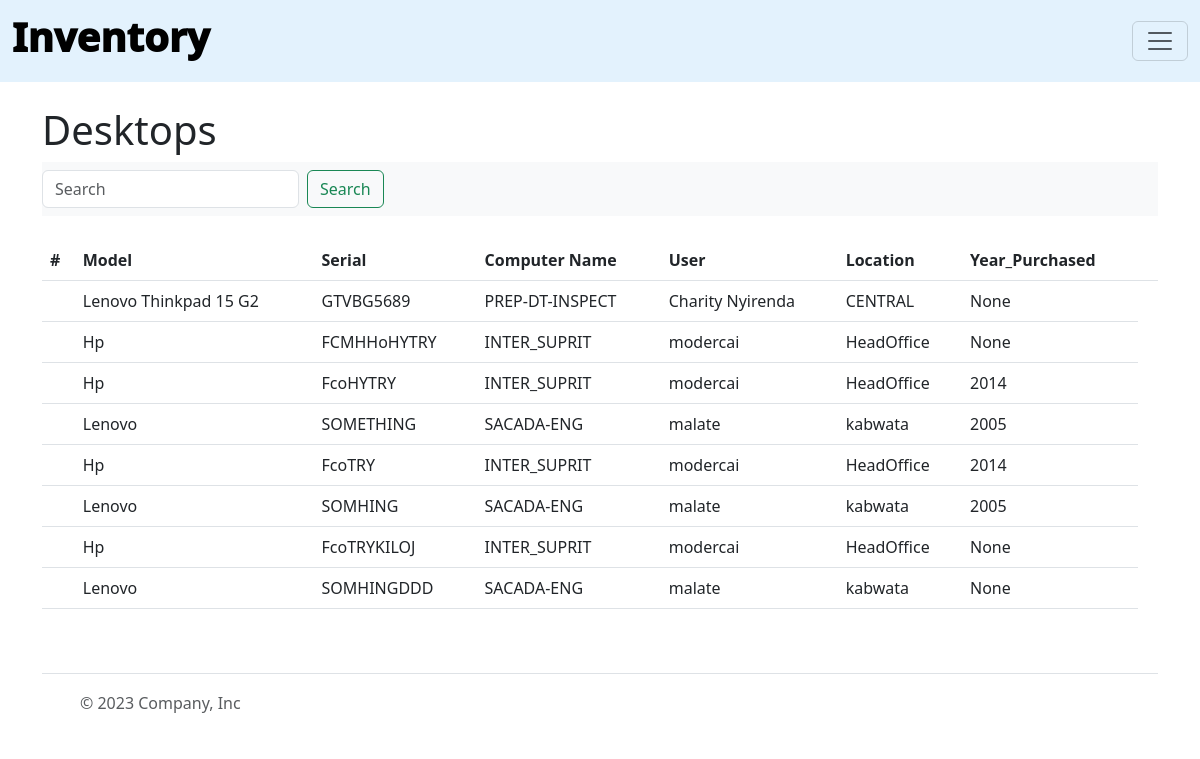
The app's page /desktops with its own data.
### inventory/models.py (models this page shows, shortened)
class Desktop(models.Model):
    model = models.CharField(max_length=50,null=True,blank=True,)
    serialnumber = models.CharField(max_length=50,unique=True,null=True, blank=True)
    computer_name = models.CharField(max_length=50,null=True,blank=True,)
    user = models.CharField(max_length=50)
    location = models.CharField(max_length=50,null=True,blank=True,)
    year_purchased = models.CharField(null=True,blank=True, max_length=4,)
    active = models.BooleanField(default=True)

### inventory/views.py (the view)
# urls.py: path('desktops',views.all_desktops,name='list-desktops'),
def all_desktops(request):
    desktop_list = Desktop.objects.all()
    desktop_count = desktop_list.count()
    return render(request,'inventory/desktops.html',{'desktop_list':desktop_list,'desktop_count':desktop_count})

### inventory/templates/inventory/desktops.html (shortened to what this page needs)
{% extends 'inventory/base.html'%}
{%block content%}
<!DOCTYPE html>
<html lang="en">
<head>
</head>
<body>
    <h1>Desktops</h1>
    <nav class="navbar bg-body-tertiary">
      <form class="d-flex" role="search", method='POST', action="{% url 'search-desktops'%}">
        <input class="form-control me-2" type="search" placeholder="Search" aria-label="Search", name="searched_desktop" required>
        <button class="btn btn-outline-success" type="submit">Search</button>
      </form>
    </nav>
<table class="table table-hover">
    <thead>
      <tr>
        <th scope="col">#</th>
        <th scope="col">Model</th>
        <th scope="col">Serial</th>
        <th scope="col">Computer Name</th>
        <th scope="col">User</th>
        <th scope="col">Location</th>
        <th scope="col">Year_Purchased</th>
        <th scope="col"></th>
      </tr>
    </thead>
    {%if searched_desktop%}
        <h1>Search Results </h1>
        {% for desktop in desktops%}
        <tbody>
            <tr>
              <th scope="row"></th>
              <td>{{desktop.model}}</td>
              <td>{{desktop.serialnumber}}</td>
              <td>{{desktop.computer_name}}</td>
              <td>{{desktop.user}}</td>
              <td>{{desktop.location}}</td>
              <td>{{desktop.year_purchased}}</td>
            </tr>
          </tbody>
        {% endfor %}
        {% else %}
    {% for desktops in desktop_list%}
    <tbody>
        <tr>
          <th scope="row"></th>
          <td>{{desktops.model}}</td>
          <td>{{desktops.serialnumber}}</td>
          <td>{{desktops.computer_name}}</td>
          <td>{{desktops.user}}</td>
          <td>{{desktops.location}}</td>
          <td>{{desktops.year_purchased}}</td>
        </tr>
      </tbody>
    {% endfor %}
    {% endif %}
</table>
</body>
</html>
{%endblock%}

### records on screen
Desktop: model "Lenovo Thinkpad 15 G2", serialnumber "GTVBG5689", computer_name "PREP-DT-INSPECT", user "Charity Nyirenda", location "CENTRAL", year_purchased "None"
Desktop: model "Hp", serialnumber "FCMHHoHYTRY", computer_name "INTER_SUPRIT", user "modercai", location "HeadOffice", year_purchased "None"
Desktop: model "Hp", serialnumber "FcoHYTRY", computer_name "INTER_SUPRIT", user "modercai", location "HeadOffice", year_purchased "2014"
Desktop: model "Lenovo", serialnumber "SOMETHING", computer_name "SACADA-ENG", user "malate", location "kabwata", year_purchased "2005"
Desktop: model "Hp", serialnumber "FcoTRY", computer_name "INTER_SUPRIT", user "modercai", location "HeadOffice", year_purchased "2014"
Desktop: model "Lenovo", serialnumber "SOMHING", computer_name "SACADA-ENG", user "malate", location "kabwata", year_purchased "2005"
Desktop: model "Hp", serialnumber "FcoTRYKILOJ", computer_name "INTER_SUPRIT", user "modercai", location "HeadOffice", year_purchased "None"
Desktop: model "Lenovo", serialnumber "SOMHINGDDD", computer_name "SACADA-ENG", user "malate", location "kabwata", year_purchased "None"
